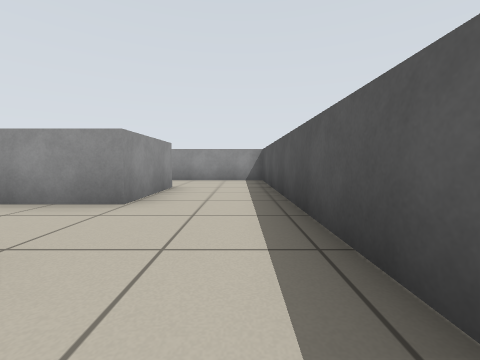
view 1 (above)

18 first-person views from a walk through a world built for the Player/Stage simulator. The camera is 0.55 m above the floor, tilts 4° down and sees 90° across. Floor lines are 1 m apart. The floor is counted in squares, 1 m on a side. Each view is taken from the middle of a square. On the plan, view 1 faces up. The plan holds only what a view shows up to about 9 squares ahead; the rest is blank. Robots are left out.

view 2
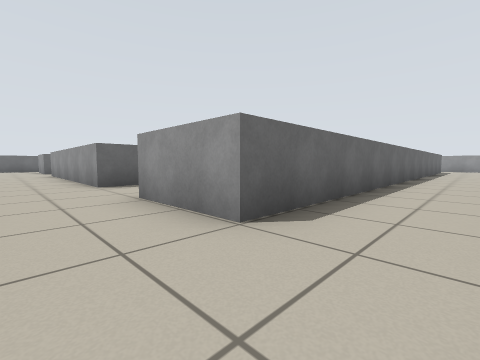

view 3
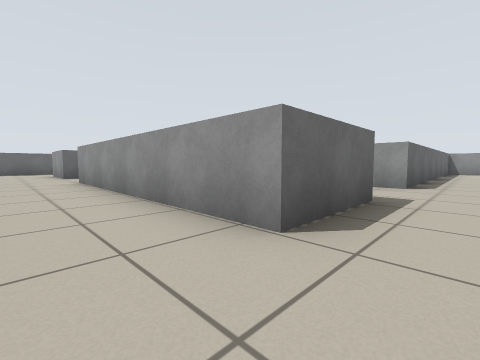

view 4
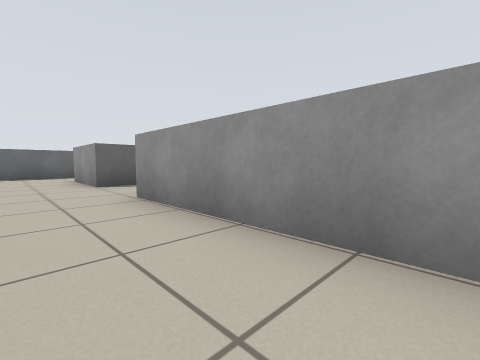

view 5
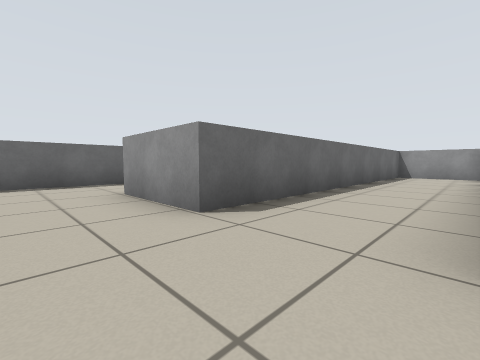

view 6
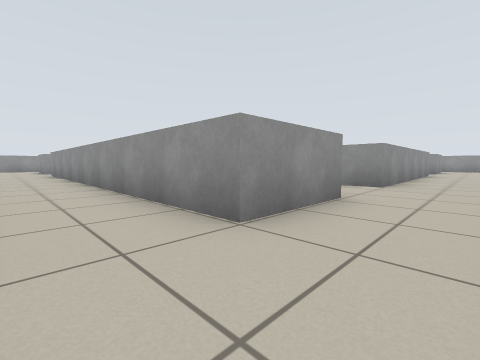

view 7
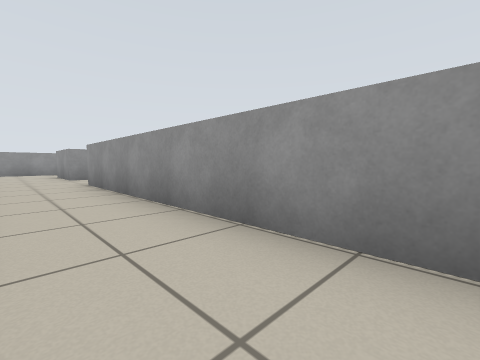

view 8
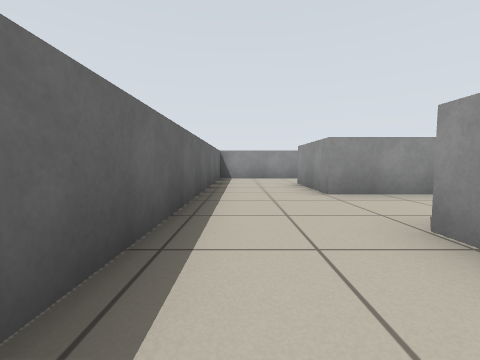

view 9
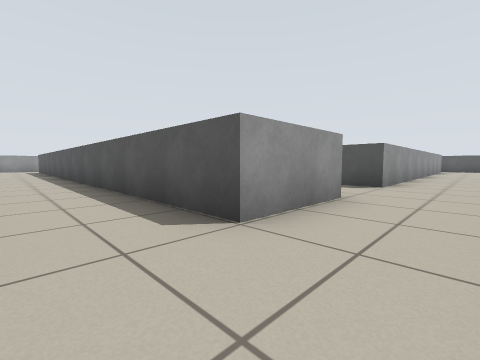

view 10
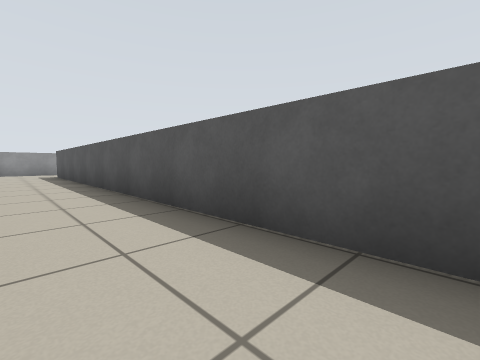

view 11
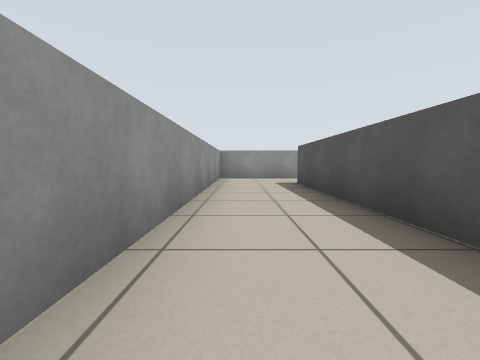

view 12
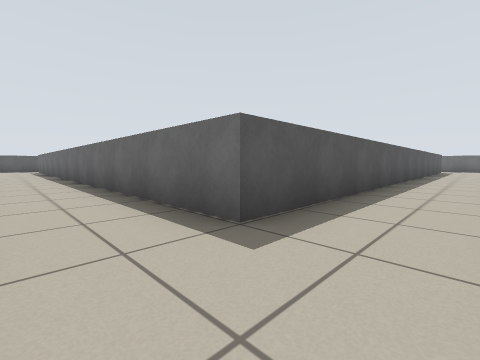

view 13
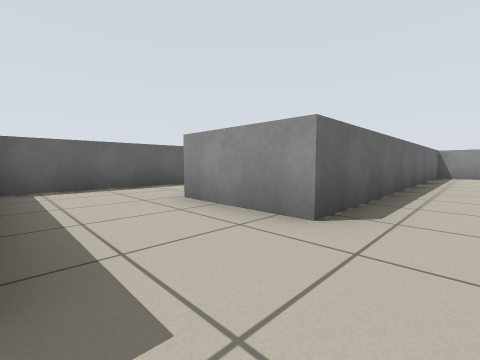

view 14
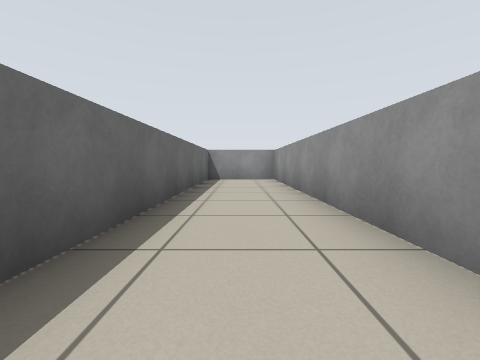

view 15
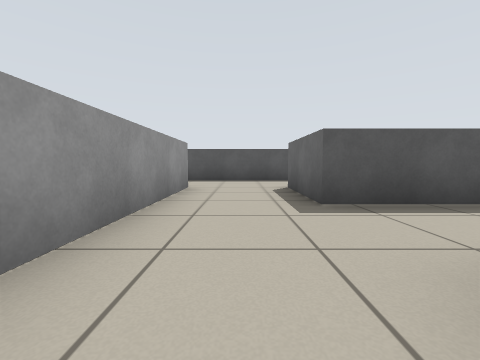

view 16
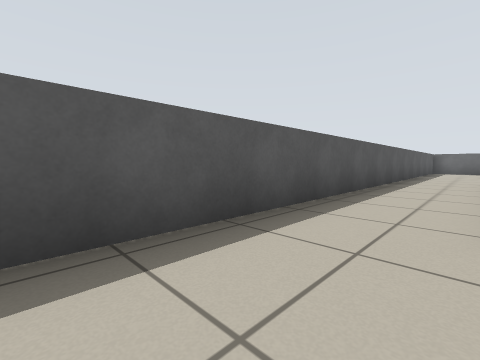

view 17
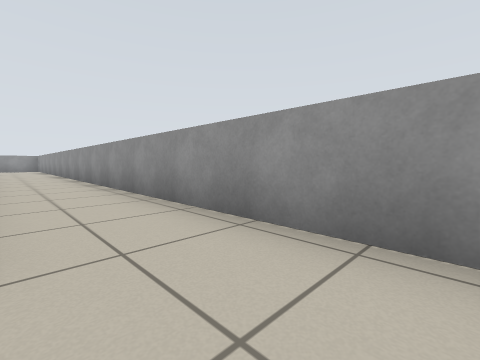

view 18
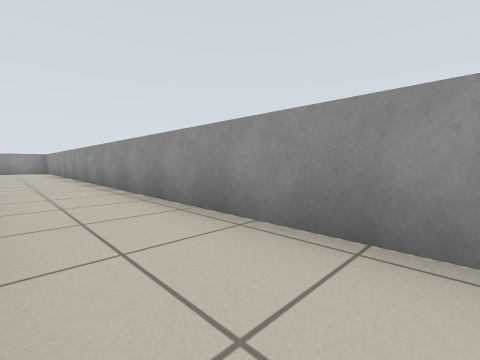

### Floor plan
Points are (right, up) in squares from view 1. A wall is a line through its corners. A room is listed if a view was taken in it or the views show most of it. See-through windows are left out.
Room 1 (views 1, 2, 3, 4, 5, 6, 7, 8, 9, 10, 11, 12, 16, 17, 18)
walls: (-10.6, -6) (-10.6, -8.2) (-1.5, -8.2) (-1.5, -10.5) (-12.9, -10.5) (-12.9, -9.5); (-15.2, -8.5) (-15.2, -10.5) (-17.5, -10.5) (-17.5, 5.5) (-1.5, 5.5) (-1.5, 3.2); (-2.4, -12.7) (0.1, -12.7); (0.7, -8) (0.7, 7.7) (-15.1, 7.7); (-1.5, 0.9) (-1.5, -5.9) (-2.5, -5.9); (-19.7, -9.9) (-19.7, -12.7) (-11.6, -12.7); (-16.9, 7.7) (-19.7, 7.7) (-19.7, -0.4)
ways out: opening at (-1, 2) to room 2
Room 2 (views 13, 14, 15)
walls: (-8.1, 3.2) (-15.2, 3.2) (-15.2, 0.9) (-6.1, 0.9) (-6.1, -1.4); (-3.8, -1.2) (-3.8, 0.9) (-1.5, 0.9); (-1.5, 3.2) (-5.9, 3.2)
ways out: opening at (-1, 2) to room 1; opening at (-5, -0.5)

Positions as (right, up) in squares from view 1, and headings:
1: (0, 0), facing up
2: (0, 7), facing down-left
3: (0, 2), facing down-left
4: (0, -2), facing down-left
5: (0, -6), facing down-left
6: (0, -12), facing up-left
7: (-6, -12), facing up-left
8: (-11, -12), facing left
9: (-19, -12), facing up-right
10: (-19, -6), facing up-right
11: (-19, -1), facing up
12: (-19, 7), facing down-right
13: (-4, 2), facing down-left
14: (-7, 2), facing left
15: (-7, 2), facing right
16: (-1, 3), facing down-right
17: (0, 6), facing up-left
18: (-4, 6), facing up-left
